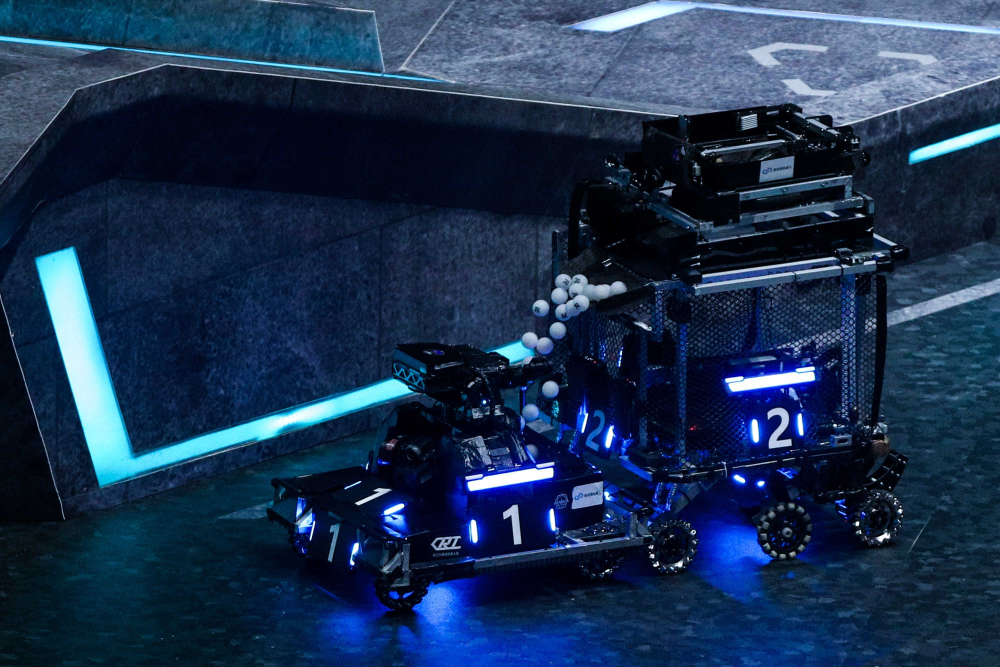
//> input picture practice-of-opencv/robomaster-picture/Bluecar.jpg, 4000 x 2668 px (shown at 1/4 size)
$ ./main   (built with g++ and OpenCV 4)
//> lines starting //> are read from the running program, lines starting //| are printed output that depends on the picture; after the words box and inside, x2 and y2 are one past the last pixel; in counts of white or black regions, pixels touching at a corner belong together
#include<opencv2/opencv.hpp>
#include<iostream>
#include<vector>
#include<algorithm>//用于std::max和std::min

using namespace cv;
using namespace std;

int main(){
    Mat img = imread("../robomaster-picture/Bluecar.jpg");
//> img is the input picture: 2668 rows x 4000 cols, CV_8UC3; mean B, G, R 80.3, 49.7, 27.7
        if(img.empty()){
            cout<<"不是哥们图像都没有啊？？可以收拾东西走人了别在这里丢人了。"<<endl;//cerr是什么？
            return 325;
        }
        cout<<"width :"<<img.cols<<endl;
//| width :4000
        cout<<"height:"<<img.rows<<endl;
//| height:2668
        cout<<"channels"<<img.channels()<<endl;
//| channels3
        cout<<"type:"<<img.type()<<endl;
//| type:16

        int center_x = img.cols/2 - 100;
//> center_x = 1900
        int center_y = img.rows/2 - 100;
//> center_y = 1234

        Rect roi_rect(center_x,center_y,200,200);
//> roi_rect = Rect(1900, 1234, 200, 200)

        cout<<"任务一：浅拷贝验证"<<endl;

        if( roi_rect.x >=0 && roi_rect.y >=0 &&
            roi_rect.x + roi_rect.width <= img.cols &&
            roi_rect.y + roi_rect.height <= img.rows  ){
        cout<<"数据合法"<<endl;
        Mat roi_img = img(roi_rect);
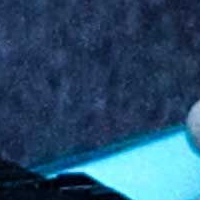
//> roi_img: 200 rows x 200 cols, CV_8UC3; mean B, G, R 108.1, 78.4, 40.9

        Point pt1(10,10);//注意这里是相对roi_img的坐标
        Point pt2(190,190);
        rectangle(roi_img,pt1,pt2,Scalar(0,255,0),1,LINE_AA);
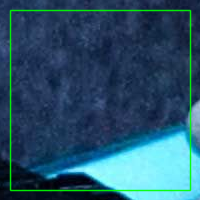
//> roi_img: 200 rows x 200 cols, CV_8UC3; 5.39% of pixels changed, all inside (x1, y1, x2, y2) = (9, 9, 192, 192)
        imshow("好好看看吧bro",img);
        waitKey(0);
        }else{
            cout<<"ROI越界了你懂吗?"<<endl;
        }
//Mat roi_img = img(roi_rect);//这里img的作用是什么？它是一个函数吗？


return 0;
}

$ run again, with practice-of-opencv/robomaster-picture/NengLiangJiGuang.jpg copied over practice-of-opencv/robomaster-picture/Bluecar.jpg
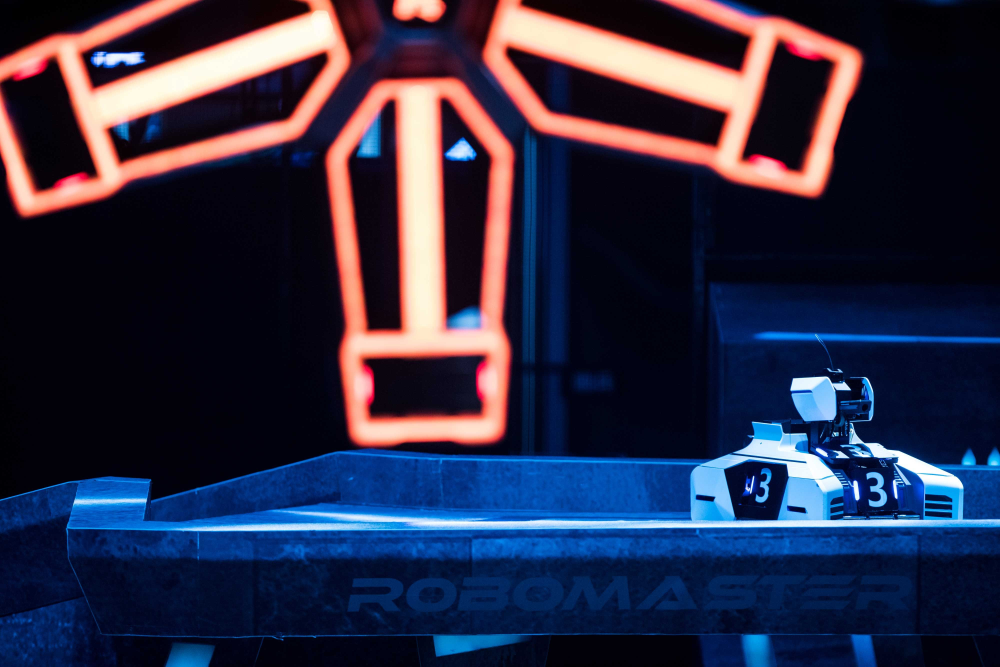
//> input picture practice-of-opencv/robomaster-picture/NengLiangJiGuang.jpg, 4000 x 2667 px (shown at 1/4 size)
//> img is the input picture: 2667 rows x 4000 cols, CV_8UC3; mean B, G, R 69, 45, 45.1
//| width :4000
//| height:2667
//| channels3
//| type:16
//> `Mat roi_img = img(roi_rect);`:
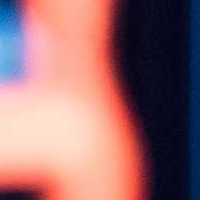
//> roi_img: 200 rows x 200 cols, CV_8UC3; mean B, G, R 110.5, 107.3, 152.8
//> `rectangle(roi_img,pt1,pt2,Scalar(0,255,0),1,LINE_AA);`:
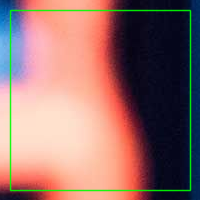
//> roi_img: 200 rows x 200 cols, CV_8UC3; 5.39% of pixels changed, all inside (x1, y1, x2, y2) = (9, 9, 192, 192)

$ run again, with practice-of-opencv/robomaster-picture/bluearmor2.jpg copied over practice-of-opencv/robomaster-picture/Bluecar.jpg
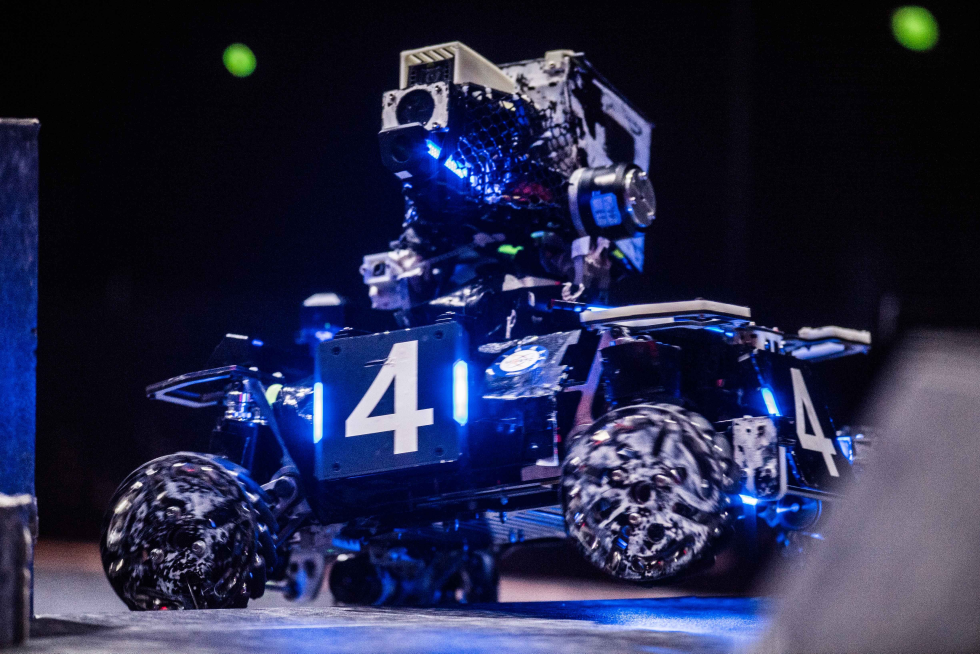
//> input picture practice-of-opencv/robomaster-picture/bluearmor2.jpg, 4900 x 3267 px (shown at 1/5 size)
//> img is the input picture: 3267 rows x 4900 cols, CV_8UC3; mean B, G, R 71.6, 41.3, 38.2
//| width :4900
//| height:3267
//| channels3
//| type:16
//> `Mat roi_img = img(roi_rect);`:
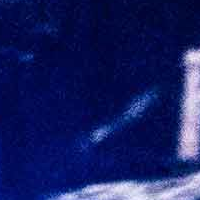
//> roi_img: 200 rows x 200 cols, CV_8UC3; mean B, G, R 95.4, 29.7, 21.4
//> `rectangle(roi_img,pt1,pt2,Scalar(0,255,0),1,LINE_AA);`:
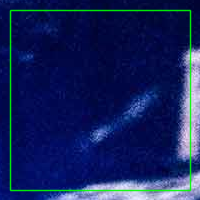
//> roi_img: 200 rows x 200 cols, CV_8UC3; 5.39% of pixels changed, all inside (x1, y1, x2, y2) = (9, 9, 192, 192)

$ run again, with practice-of-opencv/robomaster-picture/redAndBlue.jpg copied over practice-of-opencv/robomaster-picture/Bluecar.jpg
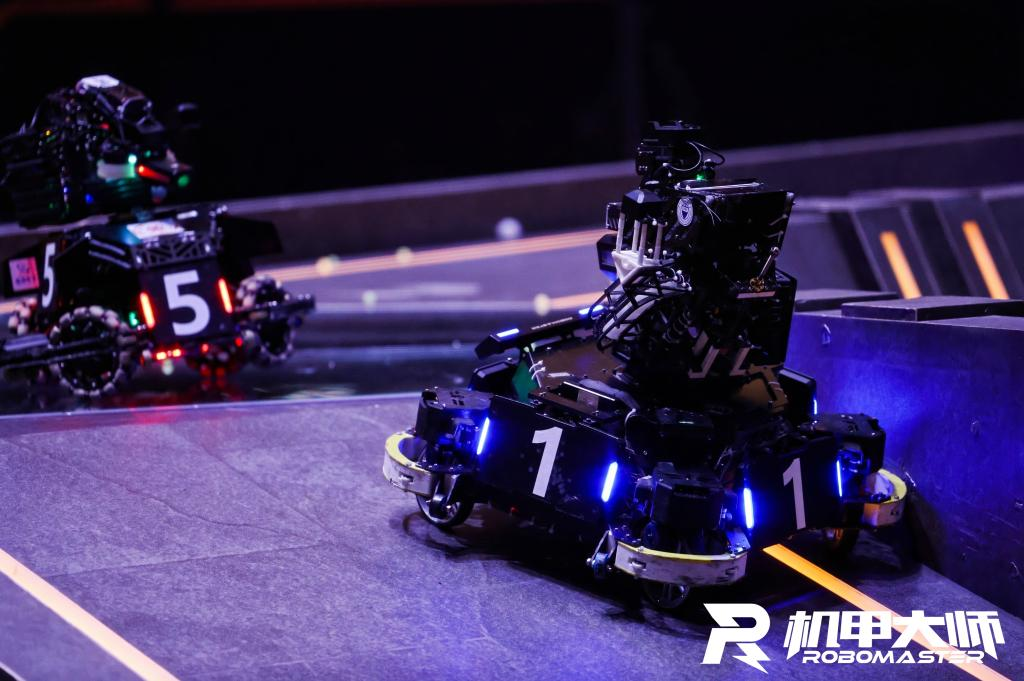
//> input picture practice-of-opencv/robomaster-picture/redAndBlue.jpg, 1024 x 681 px
//> img is the input picture: 681 rows x 1024 cols, CV_8UC3; mean B, G, R 87.8, 46.2, 58.1
//| width :1024
//| height:681
//| channels3
//| type:16
//> `rectangle(roi_img,pt1,pt2,Scalar(0,255,0),1,LINE_AA);`:
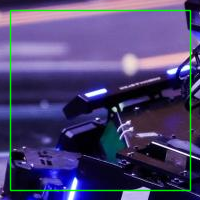
//> roi_img: 200 rows x 200 cols, CV_8UC3; mean B, G, R 113.9, 68.3, 76.1
//> `rectangle(roi_img,pt1,pt2,Scalar(0,255,0),1,LINE_AA);`:
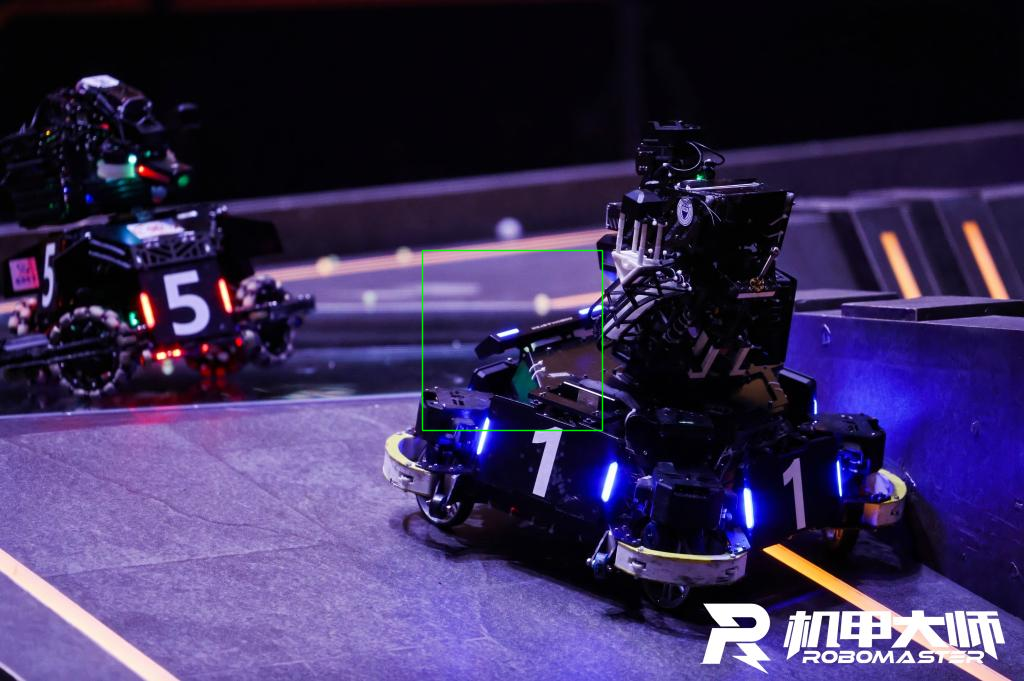
//> img: 681 rows x 1024 cols, CV_8UC3; 0.31% of pixels changed, all inside (x1, y1, x2, y2) = (421, 249, 604, 432)
